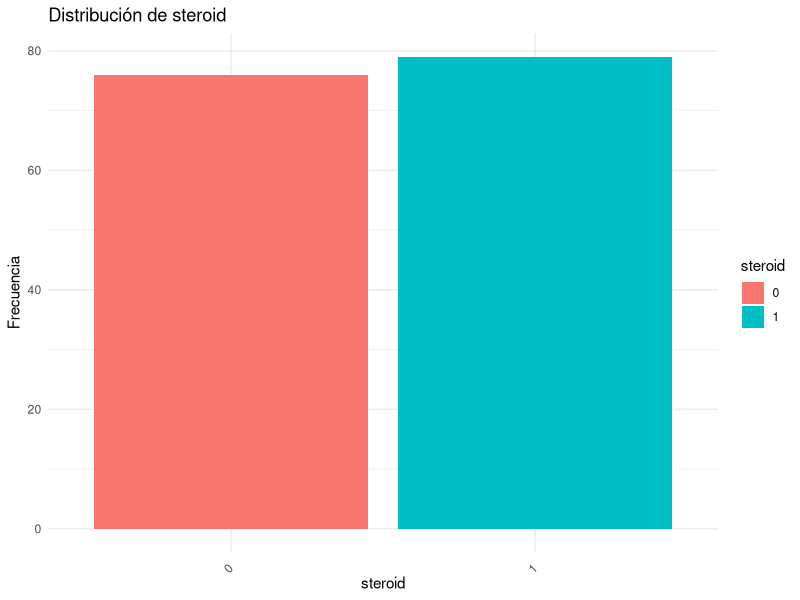
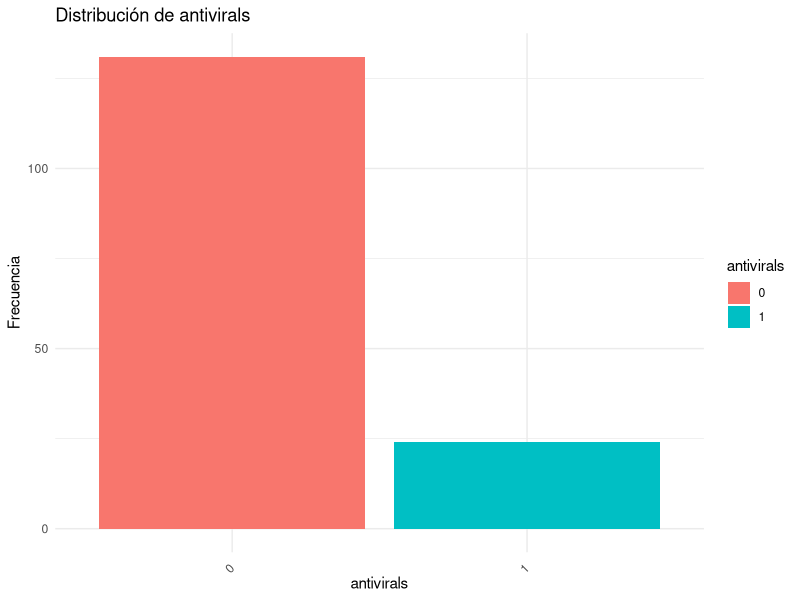
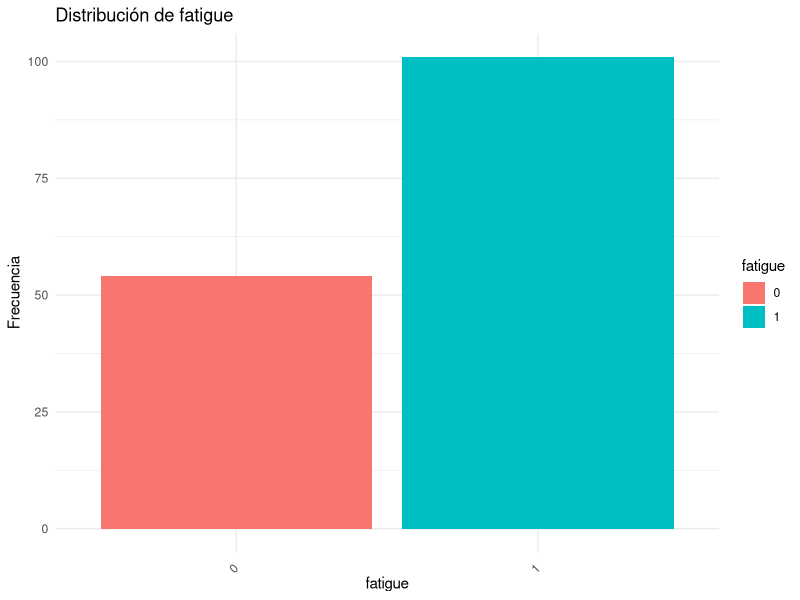
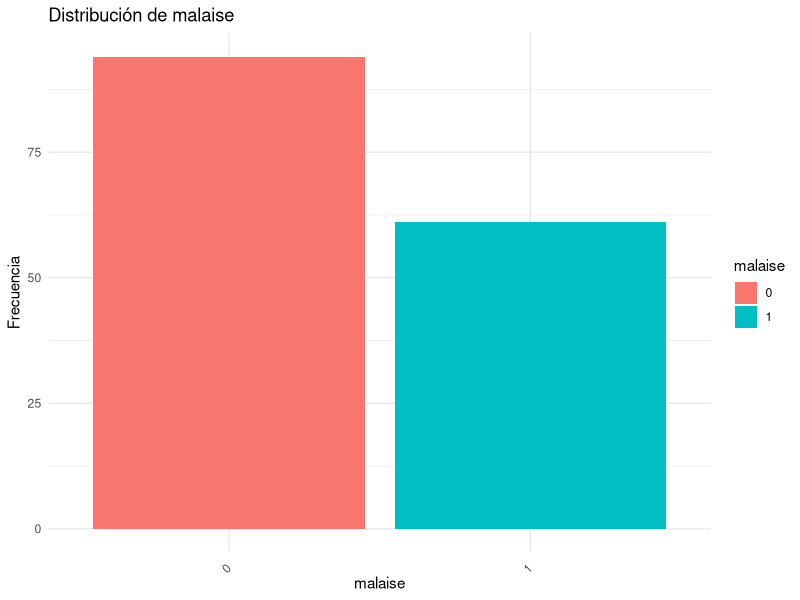
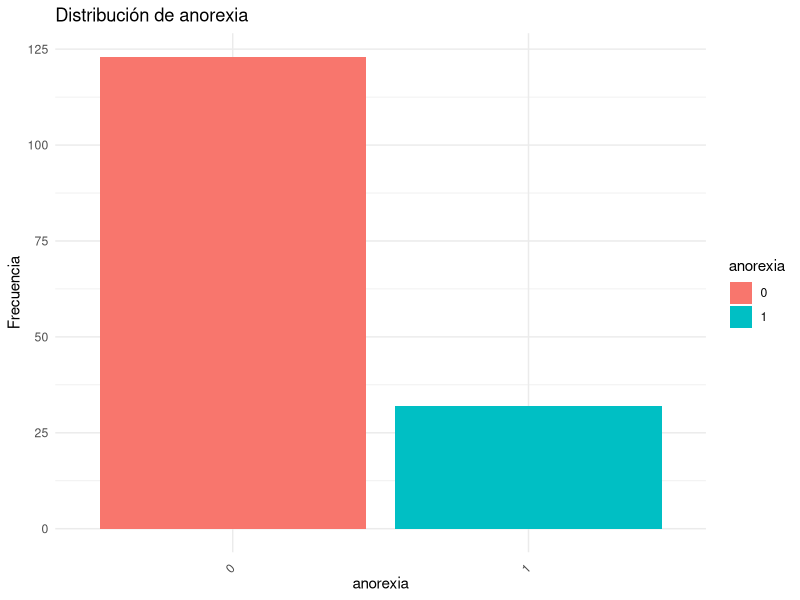
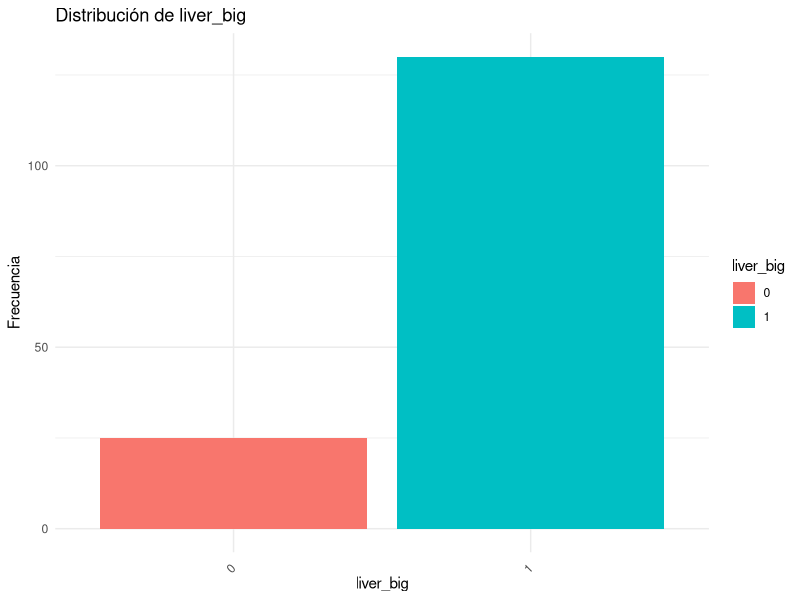
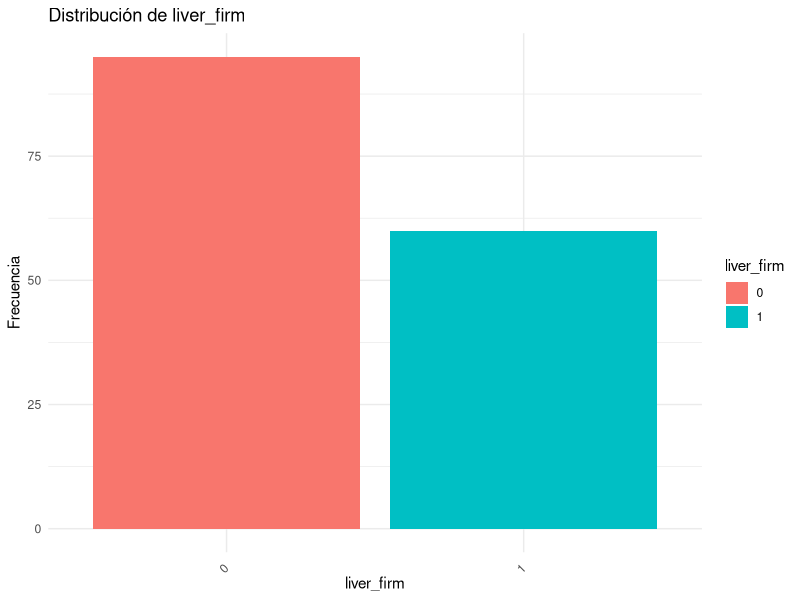
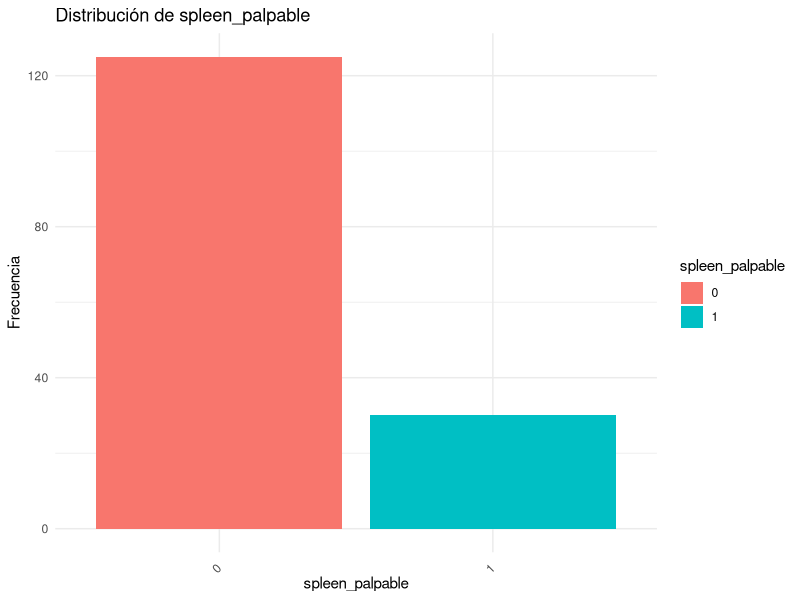

These figures' R source, in order:
## ---- chunk 1
library(dplyr)
library(ggplot2)
## ---- chunk 2
hepatitis<-read.csv("hepatitis_csv.csv", header = TRUE,sep=",") 
head(hepatitis)
## ---- chunk 3
set.seed(1)
## ---- chunk 4
#Resumen estadístico de los datos
summary(hepatitis)
## ---- chunk 5
str(hepatitis)
## ---- chunk 6
#ponemos el sexo de male = 0 y female = 1, los True =1 y False = 0 y live = 1 y die = 0
hepatitis<-hepatitis%>%
mutate(steroid=ifelse(steroid=="True",1,0),antivirals=ifelse(antivirals=="True",1,0),fatigue=ifelse(fatigue=="True",1,0),malaise=ifelse(malaise=="True",1,0),anorexia=ifelse(anorexia=="True",1,0),liver_big=ifelse(liver_big=="True",1,0),liver_firm=ifelse(liver_firm=="True",1,0),spleen_palpable=ifelse(spleen_palpable=="True",1,0),spiders=ifelse(spiders=="True",1,0),ascites=ifelse(ascites=="True",1,0),varices=ifelse(varices=="True",1,0),histology=ifelse(histology=="True",1,0))
hepatitis
## ---- chunk 7
str(hepatitis)

## ---- chunk 8
#Función que calcula el número de valores faltantes de cada variable del conjunto de datos hepatitis.
valores_faltantes <- sapply(hepatitis, function(x) sum(is.na(x)))
#Dataframe con el número de valores faltantes por variable del conjunto de datos.
print(valores_faltantes)
#Valores faltantes del todo el conjunto de datos
print(sum(valores_faltantes))
## ---- chunk 9
# Calcular el porcentaje de valores nulos por atributo
porcentaje_valores_nulos <- colSums(is.na(hepatitis)) / nrow(hepatitis) * 100

# Mostrar el porcentaje de valores nulos por atributo
print(porcentaje_valores_nulos)

## ---- chunk 10
mean_protime <- mean(hepatitis$protime, na.rm = TRUE)
print(mean_protime)
## ---- chunk 11
# Eliminar el atributo 'protime' del conjunto de datos 'hepatitis'
hepatitis <- subset(hepatitis, select = -protime)

# Mostrar la estructura del nuevo conjunto de datos sin 'protime'
str(hepatitis)

## ---- chunk 12
    variables = c('steroid', 'antivirals', 'fatigue', 'malaise', 'anorexia', 'liver_big', 'liver_firm',
                  'spleen_palpable', 'spiders', 'ascites', 'varices', 'histology')

    # Cáalculo del recuento de valores faltantes para las variables discretas
    for (variable in variables) {
      cat(paste("Variable:", variable, "- Valores faltantes:", sum(is.na(hepatitis[[variable]])), "\n"))
    }

## ---- chunk 13
for (variable in variables) {
  cat("Variable:", variable, "\n")
  cat("Recuento de 0s:", sum(hepatitis[[variable]] == 0 & !is.na(hepatitis[[variable]])), "\n")
  cat("Recuento de 1s:", sum(hepatitis[[variable]] == 1 & !is.na(hepatitis[[variable]])), "\n\n")
}
## ---- chunk 14
# Lista de variables para imputar valores faltantes
variables <- c('steroid', 'antivirals', 'fatigue', 'malaise', 'anorexia', 'liver_big', 'liver_firm',
               'spleen_palpable', 'spiders', 'ascites', 'varices', 'histology')

# Bucle para cada variable
for (variable in variables) {
  # Contar el número de unos y ceros en la columna 'variable'
  count_uno <- sum(hepatitis[[variable]] == 1, na.rm = TRUE)
  count_cero <- sum(hepatitis[[variable]] == 0, na.rm = TRUE)
  
  # Determinar el valor más alto (mayor)
if (count_uno > count_cero) {
    cat(paste("El valor más alto para", variable, "es 1 (unos)\n"))
    hepatitis[[variable]][is.na(hepatitis[[variable]])] <- 1
  } else {
    cat(paste("El valor más alto para", variable, "es 0 (ceros)\n"))
    hepatitis[[variable]][is.na(hepatitis[[variable]])] <- 0
  }
}

sapply(hepatitis[variables], function(x) sum(is.na(x)))
head(hepatitis[variables])
## ---- chunk 15
# Lista de variables continuas
variables_continuas <- c('age', 'bilirubin', 'alk_phosphate', 'sgot', 'albumin')

# Bucle para calcular la media y la mediana de los valores que no son faltantes
for (variable_c in variables_continuas) {
  mean_value <- mean(hepatitis[[variable_c]], na.rm = TRUE)
  median_value <- median(hepatitis[[variable_c]], na.rm = TRUE)
  
  cat(paste("Variable:", variable_c, "\n"))
  cat(paste("Valores faltantes:", sum(is.na(hepatitis[[variable_c]])), "\n"))
  cat(paste("Media:", mean_value, "\n"))
  cat(paste("Mediana:", median_value, "\n\n"))
}

## ---- chunk 16
# Calcular la media de 'bilirubin' y 'albumin' redondeada a dos decimales
mean_bilirubin <- round(mean(hepatitis$bilirubin, na.rm = TRUE), 2)
mean_albumin <- round(mean(hepatitis$albumin, na.rm = TRUE), 2)

# Reemplazar valores faltantes en 'bilirubin' y 'albumin' con la media redondeada
hepatitis$bilirubin[is.na(hepatitis$bilirubin)] <- mean_bilirubin
hepatitis$albumin[is.na(hepatitis$albumin)] <- mean_albumin

# Calcular la mediana de 'alk_phosphate' y 'sgot'
median_alk_phosphate <- median(hepatitis$alk_phosphate, na.rm = TRUE)
median_sgot <- median(hepatitis$sgot, na.rm = TRUE)

# Reemplazar valores faltantes en 'alk_phosphate' y 'sgot' con la mediana
hepatitis$alk_phosphate[is.na(hepatitis$alk_phosphate)] <- median_alk_phosphate
hepatitis$sgot[is.na(hepatitis$sgot)] <- median_sgot

## ---- chunk 17
print(hepatitis)
## ---- chunk 18
library(ggplot2)
variables_discretas <- c('steroid', 'antivirals', 'fatigue', 'malaise', 'anorexia', 'liver_big', 'liver_firm',
               'spleen_palpable', 'spiders', 'ascites', 'varices', 'histology')

# Crear gráficos de barras para cada variable discreta
for (variable_fd in variables_discretas) {
  # Contar la frecuencia de cada valor en la columna
  freq_table <- table(hepatitis[[variable_fd]])
  
  # Convertir la tabla de frecuencias a un dataframe
  freq_df <- as.data.frame(freq_table)
  names(freq_df) <- c(variable_fd, "Frequency")
  
  # Graficar el gráfico de barras
 p <- ggplot(freq_df, aes(x = !!as.name(variable_fd), y = Frequency, fill = !!as.name(variable_fd))) +
    geom_bar(stat = "identity") +
    labs(title = paste("Distribución de", variable_fd)) +
    xlab(variable_fd) +
    ylab("Frecuencia") +
    theme_minimal() +
    theme(axis.text.x = element_text(angle = 45, vjust = 0.5, hjust = 1))
 print(p)
}

## ---- chunk 19
# Lista de variables continuas
variables_continuas <- c('age', 'bilirubin', 'alk_phosphate', 'sgot', 'albumin')

# Crear gráficos de densidad con líneas para cada variable continua
for (variable_fc in variables_continuas) {
  # Crear el gráfico de densidad
  p <- ggplot(hepatitis, aes_string(x = variable_fc)) +
    geom_density(color = "blue") +
    labs(title = paste("Distribución de", variable_fc, "con densidad")) +
    xlab(variable_fc) +
    ylab("Densidad") +
    theme_minimal()
  print(p)
}

## ---- chunk 20
ggplot(hepatitis, aes(x = class)) +
  geom_bar(fill = "skyblue", color = "black") +
  labs(title = "Distribución de la variable 'class'",
       x = "Clase",
       y = "Frecuencia") +
  theme_minimal()
## ---- chunk 21
# Transformar 'class' a variables binarias (0 y 1)
hepatitis$class <- ifelse(hepatitis$class == 'die', 0, 1)

# Transformar 'sex' a variables binarias (0 y 1)
hepatitis$sex <- ifelse(hepatitis$sex == 'female', 0, 1)

# Verificar los cambios en 'class' y 'sex'
print(str(hepatitis))
hepatitis[c('class', 'sex')]

## ---- chunk 22
#install.packages("corrplot")
library(corrplot)

# Verificar la estructura y tipos de datos después de la conversión
str(hepatitis)

# Calcular la matriz de correlación solo con las variables numéricas
correlation_matrix <- cor(hepatitis)

# Visualizar la matriz de correlación
print(correlation_matrix)

# Ajustar la visualización del mapa de calor
corrplot(correlation_matrix, method = "color",addCoef.col = "black", tl.col = "black", tl.srt = 45, tl.cex = 0.7, number.cex = 0.4, mar = c(1,1,1,1))


## ---- chunk 23
# Seleccionar las variables que deseas mantener
hepatitis_reduced <- subset(hepatitis, select = -c(sgot, liver_firm, liver_big))

# Verificar la estructura del nuevo conjunto de datos
str(hepatitis_reduced)
head(hepatitis_reduced)
## ---- chunk 24
#para ello usaremos la función scale en todas las columnas que contengan valores continuos sobre los dos datasets tanto el reducido por la selección de atributos como el original

hepatitis_norm<-hepatitis%>%
mutate(age=scale(hepatitis$age),bilirubin=scale(hepatitis$bilirubin),alk_phosphate=scale(hepatitis$alk_phosphate),sgot=scale(hepatitis$sgot),albumin=scale(hepatitis$albumin))
hepatitis_norm
## ---- chunk 25

hepatitis_reduced_norm<-hepatitis_reduced%>%
mutate(age=scale(hepatitis_reduced$age),bilirubin=scale(hepatitis_reduced$bilirubin),alk_phosphate=scale(hepatitis_reduced$alk_phosphate),albumin=scale(hepatitis_reduced$albumin))
hepatitis_reduced_norm
## ---- chunk 26

## ---- chunk 27

## ---- chunk 28

